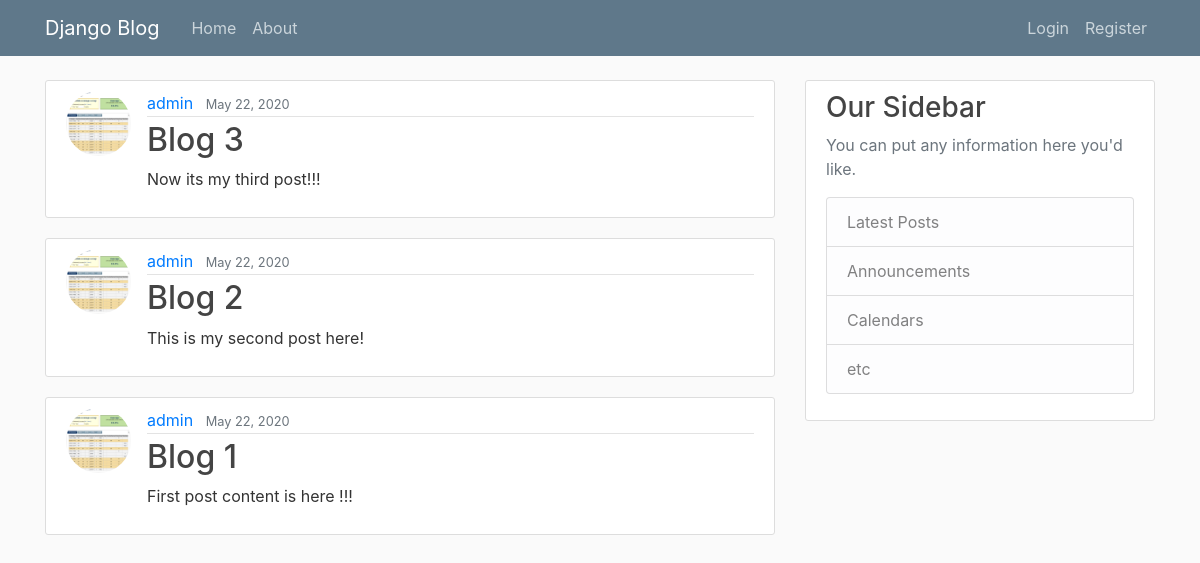
The app's page /, older data.
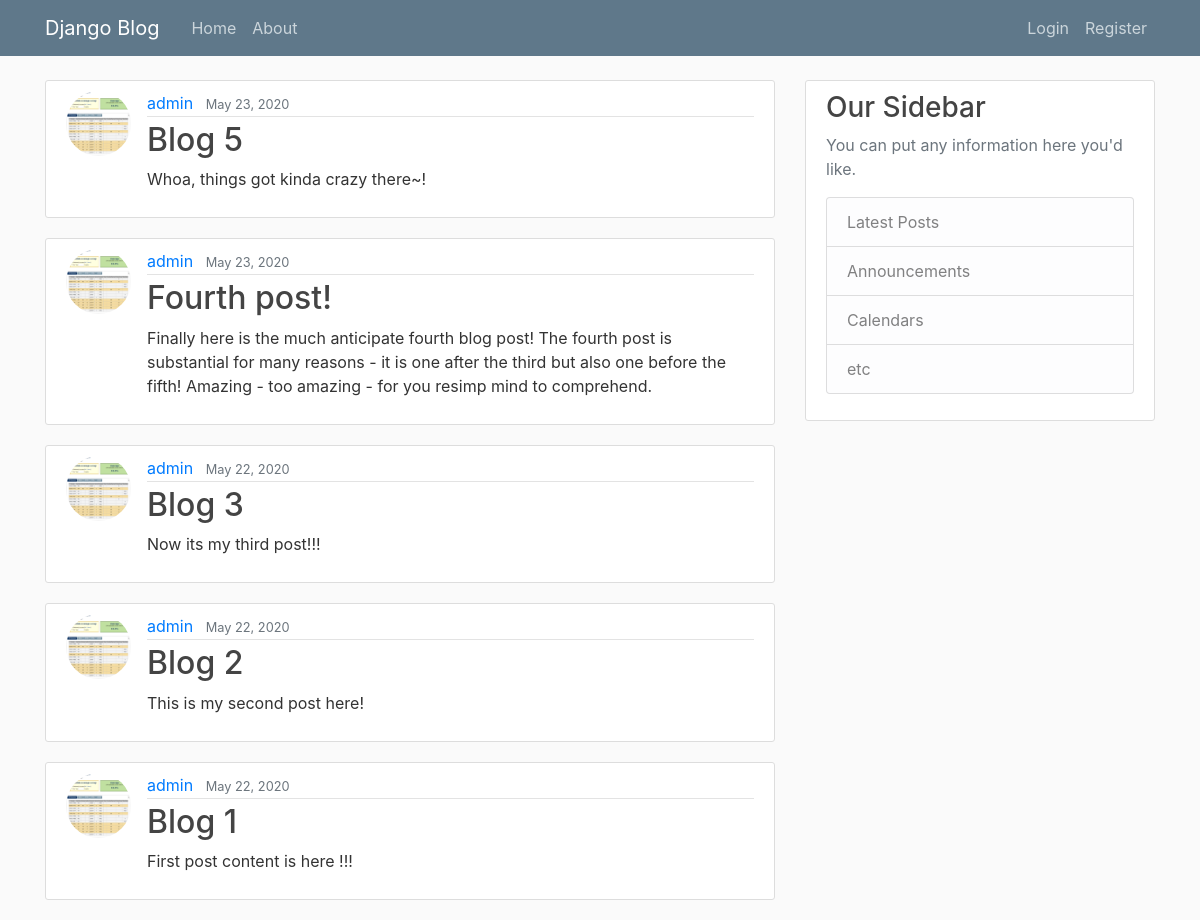
The same page, newer data.
### blog/models.py (models this page shows, shortened)
class Post(models.Model):
    title = models.CharField(max_length=100)
    content = models.TextField()
    date_posted = models.DateTimeField(default=timezone.now)
    author = models.ForeignKey(User, on_delete=models.CASCADE)

### users/models.py (models this page shows, shortened)
class Profile(models.Model):
    user = models.OneToOneField(User, on_delete=models.CASCADE)
    image = models.ImageField(default='default.jpg', upload_to='profile_pics')

### blog/views.py (the view)
# urls.py: path('', PostListView.as_view(), name='blog-home'),
class PostListView(ListView):
    model = Post
    template_name = 'blog/home.html' # looks for templates <app>/<model>_<viewtype>.html
    context_object_name = 'posts'
    ordering = ['-date_posted']
    paginate_by = 5

### blog/templates/blog/home.html (shortened to what this page needs)
{%  extends "blog/base.html" %}
{%  block content %}
    {% for post in posts %}
        <article class="media content-section">
        <img class="rounded-circle article-img" src="{{ post.author.profile.image.url }}"/>
          <div class="media-body">
            <div class="article-metadata">
              <a class="mr-2" href="{% url 'user-posts' post.author.username %}">{{ post.author }}</a>
              <small class="text-muted">{{ post.date_posted|date:"F d, Y" }}</small>
            </div>
            <h2><a class="article-title" href="{% url 'post-detail' post.id%}">{{ post.title }}</a></h2>
            <p class="article-content">{{ post.content }}</p>
          </div>
        </article>
    {% endfor %}
{% endblock content %}

### blog/templates/blog/base.html (shortened to what this page needs)
{% load static %}
<!DOCTYPE html>
<html lang="en">
<head>
    <link rel="stylesheet" href="https://maxcdn.bootstrapcdn.com/bootstrap/4.0.0/css/bootstrap.min.css">
    <link rel="stylesheet" type="text/css" href="{% static 'blog/main.css' %}">
</head>
<body>
    <header class="site-header">
      <nav class="navbar navbar-expand-md navbar-dark bg-steel fixed-top">
        <div class="container">
          <a class="navbar-brand mr-4" href="{% url 'blog-home' %}">Django Blog</a>
          <div class="collapse navbar-collapse" id="navbarToggle">
            <div class="navbar-nav mr-auto">
              <a class="nav-item nav-link" href="{% url 'blog-home' %}">Home</a>
              <a class="nav-item nav-link" href="{% url 'blog-about' %}">About</a>
            </div>
            <div class="navbar-nav">
                {% if user.is_authenticated %}
                  <a class="nav-item nav-link" href="{% url 'profile' %}">Profile</a>
                  <a class="nav-item nav-link" href="{% url 'post-create' %}">New Post</a>
                  <a class="nav-item nav-link" href="{% url 'logout' %}">Logout</a>
                {%  else %}
                  <a class="nav-item nav-link" href="{% url 'login' %}">Login</a>
                  <a class="nav-item nav-link" href="{% url 'register' %}">Register</a>
                {% endif %}
            </div>
          </div>
        </div>
      </nav>
    </header>
    <main role="main" class="container">
      <div class="row">
        <div class="col-md-8">
          {% block content %}{% endblock %}
        </div>
        <div class="col-md-4">
          <div class="content-section">
            <h3>Our Sidebar</h3>
            <p class='text-muted'>You can put any information here you'd like.
              <ul class="list-group">
                <li class="list-group-item list-group-item-light">Latest Posts</li>
                <li class="list-group-item list-group-item-light">Announcements</li>
                <li class="list-group-item list-group-item-light">Calendars</li>
                <li class="list-group-item list-group-item-light">etc</li>
              </ul>
            </p>
          </div>
        </div>
      </div>
    </main>
</body>
</html>

### blog/static/blog/main.css (style rules this page uses)
body { background: #fafafa; color: #333333; margin-top: 5rem; }
h1, h2, h3, h4, h5, h6 { color: #444444; }
ul { margin: 0; }
.bg-steel { background-color: #5f788a; }
.site-header .navbar-nav .nav-link { color: #cbd5db; }
.content-section { background: #ffffff; padding: 10px 20px; border: 1px solid #dddddd; border-radius: 3px; margin-bottom: 20px; }
.article-title { color: #444444; }
.article-content { white-space: pre-line; }
.article-img { height: 65px; width: 65px; margin-right: 16px; }
.article-metadata { padding-bottom: 1px; margin-bottom: 4px; border-bottom: 1px solid #e3e3e3 }

Row changes from the older to the newer data that the page shows:
added Post: author.profile.image (picture), author "admin", date_posted "May 23, 2020", title "Blog 5", content "Whoa, things got kinda crazy there~!"
added Post: author.profile.image (picture), author "admin", date_posted "May 23, 2020", title "Fourth post!", content "Finally here is the much anticipate fourth blog post! The fourth post is substantial for many reasons - it is one after the third but also one before the fifth! Amazing - too amazing - for you resimp mind to comprehend."
